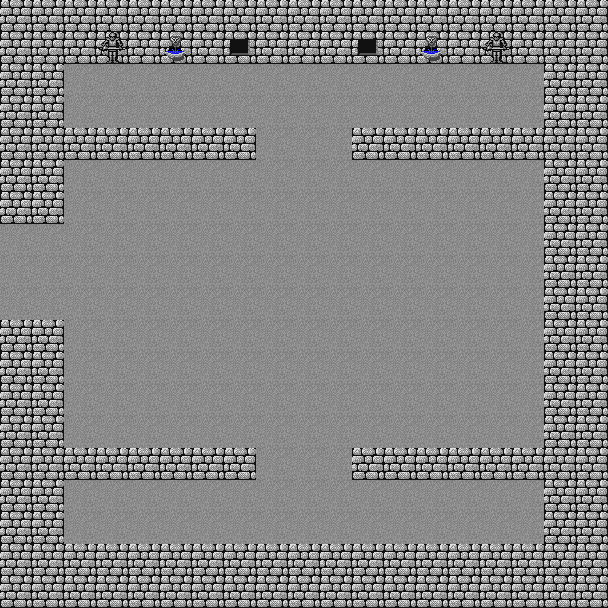

Tiled map render using the project's own tile images. Description and the map definition, with tile-layer contents summarised, below:
An orthogonal 19x19 tile map with 32x32 px tiles, 1 tile layer (ground), 5 tilesets and 6 objects (2x sklepikarz, player).

<map version="1.1" tiledversion="2018.08.22" orientation="orthogonal" renderorder="right-down" width="19" height="19" tilewidth="32" tileheight="32" infinite="0" nextlayerid="13" nextobjectid="8">
 <tileset firstgid="1" source="dg_grounds32.tsx" />
 <tileset firstgid="172" source="dg_extra132.tsx" />
 <tileset firstgid="316" source="dg_features32.tsx" />
 <tileset firstgid="433" source="dg_people32.tsx" />
 <tileset firstgid="445" source="dg_humans32.tsx" />
 <layer id="11" name="ground" width="19" height="19">
  <data>[361 cells, 361 non-empty, 5 distinct tile ids]</data>
 </layer>
 <objectgroup id="2" name="player">
  <object id="1" name="player spawn" type="player" x="32" y="256" width="32" height="32">
   <properties>
    <property name="name" value="Player" />
   </properties>
  </object>
 </objectgroup>
 <objectgroup id="3" name="items" offsetx="0" offsety="32" />
 <objectgroup id="4" name="npc" offsetx="0" offsety="32">
  <object id="5" template="npc.tx" name="sklepikarz" gid="481" x="160" y="96">
   <properties>
    <property name="maxhealth" type="int" value="120" />
    <property name="name" value="Sklepikarz" />
    <property name="type" value="villagers" />
   </properties>
  </object>
  <object id="7" template="npc.tx" name="sklepikarz" gid="481" x="414" y="95">
   <properties>
    <property name="maxhealth" type="int" value="120" />
    <property name="name" value="Sklepikarz" />
    <property name="type" value="villagers" />
   </properties>
  </object>
 </objectgroup>
 <objectgroup id="5" name="places" offsetx="0" offsety="32">
  <object id="2" template="place.tx" gid="4" x="0" y="288">
   <properties>
    <property name="filename" value="croydon.tmx" />
    <property name="name" value="Croydon" />
   </properties>
  </object>
  <object id="4" template="place.tx" gid="4" x="0" y="256">
   <properties>
    <property name="filename" value="croydon.tmx" />
    <property name="name" value="Croydon" />
   </properties>
  </object>
  <object id="6" template="place.tx" gid="4" x="0" y="224">
   <properties>
    <property name="filename" value="croydon.tmx" />
    <property name="name" value="Croydon" />
   </properties>
  </object>
 </objectgroup>
 <objectgroup id="12" name="enemies" />
</map>
